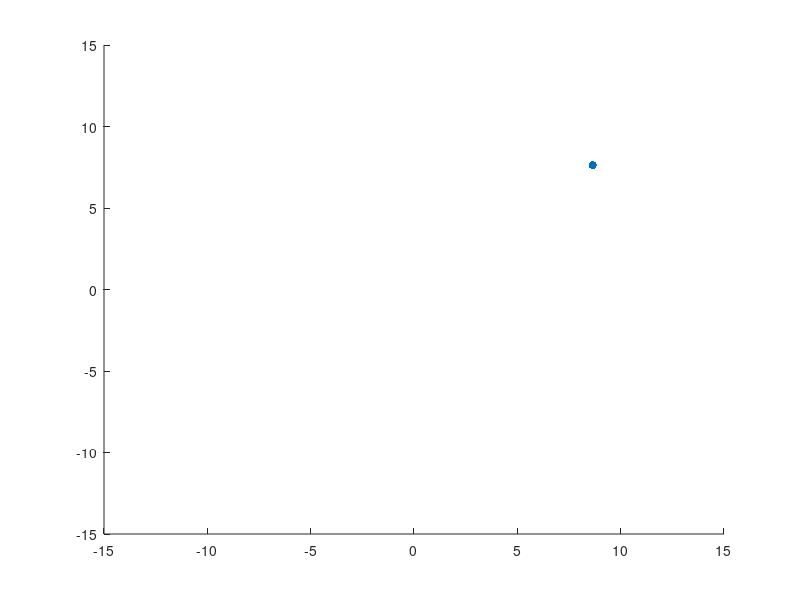

Here is the MATLAB script that generated this plot: (Note: this script raises an error after producing the figure.)
clc;
clear all;
close all;
wall_left = -10;
wall_right = 10;
wall_up = 10;
wall_down = -10;
t = 1;
start_x = (2*rand-1)*10;
start_y = (2*rand-1)*10;

scatter(start_x,start_y,'filled');


xlim([-15,15]);
ylim([-15,15]);
hold on;


wall = zeros(300,2);
wall(:,:)= NaN;

theta = -0.5*pi+0.05;

wall_num = 1;


while t < 100
    

    xlim([-15,15]);
    ylim([-15,15]);
    hold on;
    scatter(wall(:,1),wall(:,2));
    syms x y;
    
    [solv, solu] = solve([x == wall_left,y == tan(theta)*x + start_y-tan(theta)*start_x],[x,y]);
    %     x = wall_left;
    %     y = cos(scan1)*x + start_y-cos(scan1)*start_x;
    %     syms x y;
    %    eqns = [x == wall_left,y == cos(scan1)*x + start_y-cos(scan1)*start_x];
    %     [solv, solu]  = solve(eqns,[x,y])
%         x = solv;
%        y = solu;
    if (solu < 10 && solu > -10)
    line([solv,start_x],[solu,start_y]);
    scatter(solv,solu)
    pause(0.01);
    wall(wall_num,1) = solv;
    wall(wall_num,2) = solu;
    wall_num = wall_num +1;
    end
    
    [solv, solu] = solve([x == wall_right,y == tan(theta)*x + start_y-tan(theta)*start_x],[x,y]);
    
    if (solu < 10 && solu > -10)
    line([solv,start_x],[solu,start_y]);
    scatter(solv,solu)
    pause(0.01);
    wall(wall_num,1) = solv;
    wall(wall_num,2) = solu;
    wall_num = wall_num +1;
    end
    
    
    [solv, solu] = solve([y == wall_up,y == tan(theta)*x + start_y-tan(theta)*start_x],[x,y]);
    
    if (solv < 10 && solv > -10)
    line([solv,start_x],[solu,start_y]);
    scatter(solv,solu)
    pause(0.01);
    wall(wall_num,1) = solv;
    wall(wall_num,2) = solu;
    wall_num = wall_num +1;
    end
    
   [solv, solu] = solve([y == wall_down,y == tan(theta)*x + start_y-tan(theta)*start_x],[x,y]);
    
    if (solv < 10 && solv > -10)
    line([solv,start_x],[solu,start_y]);
    scatter(solv,solu)
    pause(0.01);
    wall(wall_num,1) = solv;
    wall(wall_num,2) = solu;
    wall_num = wall_num +1;
    end
    
    hold off
 
   
    theta = theta + 0.1;
    t = t + 1;
 
end

hold on 

line([wall_left,wall_up],[wall_right,wall_up],'Color','red','LineWidth',3);

line([wall_left,wall_up],[wall_left,wall_down],'Color','red','LineWidth',3);

line([wall_right,wall_up],[wall_right,wall_down],'Color','red','LineWidth',3);

line([wall_left,wall_down],[wall_right,wall_down],'Color','red','LineWidth',3);






